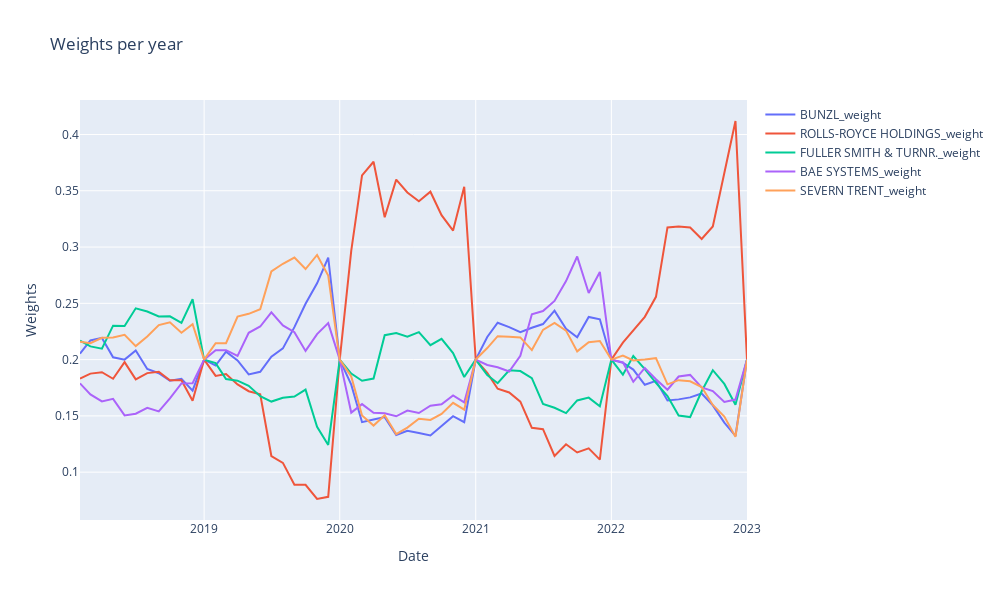

Notebook source saved alongside this figure:
### Code cell
fig = go.Figure()
for stock in stocks:
    fig.add_trace(go.Scatter(x=stock_data.index, y=stock_data[stock + '_weight'], mode='lines', name=stock + '_weight'))
fig.update_layout(title='Weights per year',
                  xaxis_title='Date',
                  yaxis_title='Weights',
                  width=1000,
                  height=600)
fig.show()
